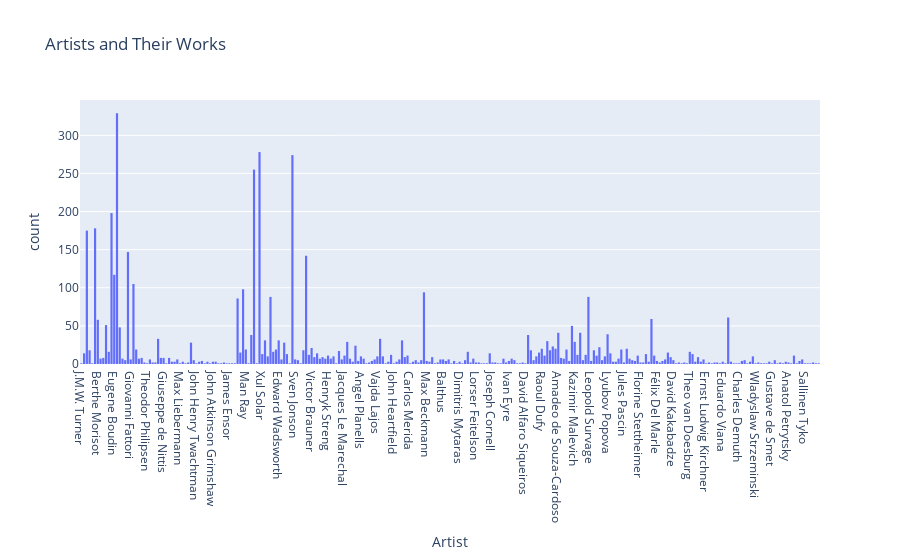
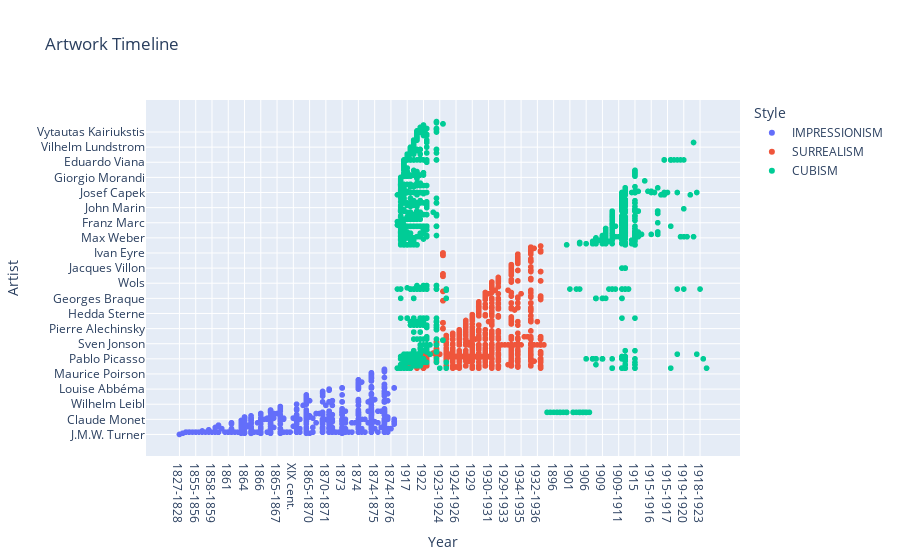
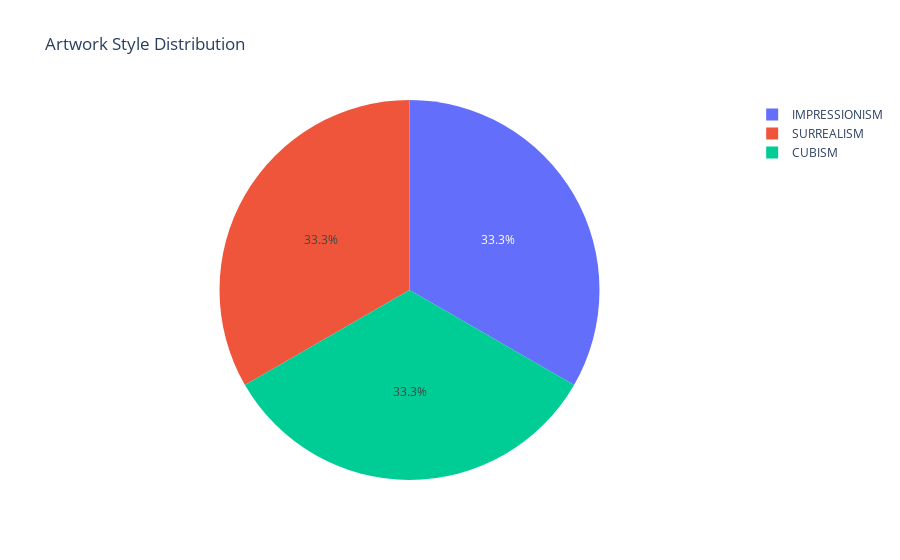
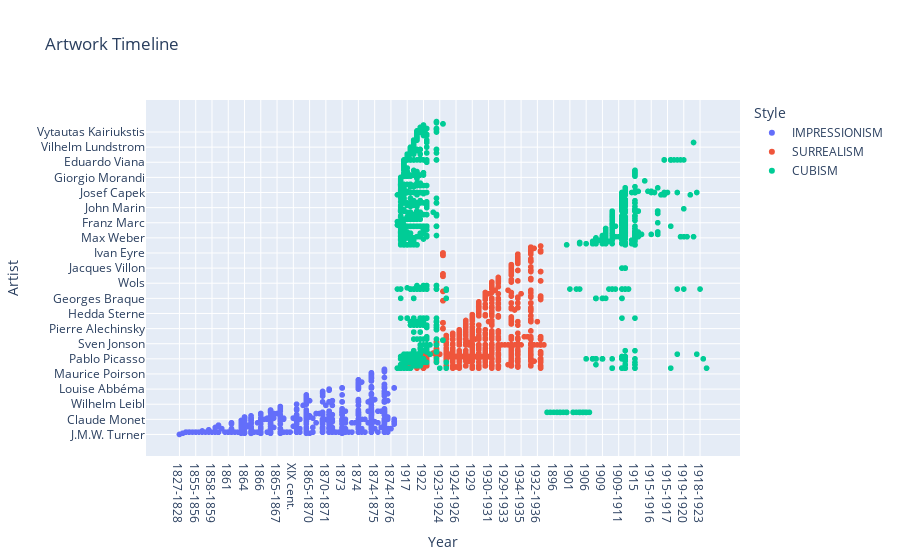

Notebook source saved alongside these figures, in order:
### Code cell
df = vizz_df

# Visualizations using Plotly Express
fig1 = px.histogram(df, x="Artist", title="Artists and Their Works")
fig2 = px.scatter(df, x="Year", y="Artist", color="Style", title="Artwork Timeline")
#fig3 = px.bar(df['Artist'].value_counts().reset_index(), x='index', y='Artist', labels={'index':'Artist', 'Artist':'Artwork Count'}, title='Artwork Count per Artist')
fig4 = px.pie(df, names='Style', title='Artwork Style Distribution')
fig5 = px.scatter(df, x='Year', y='Artist', color='Style', title='Artwork Timeline', hover_data=['Artwork Name'])
heatmap_data = df.groupby(['Artist', 'Year']).size().reset_index(name='Count')
fig6 = px.imshow(pd.pivot_table(heatmap_data, values='Count', index='Artist', columns='Year').fillna(0), title='Artists vs. Year Heatmap')
fig7 = px.treemap(df, path=['Artist', 'Style'], title='Artists and Styles')

# Layout for the dashboard
dashboard_layout = [
    [fig1, fig2],
    [fig4],
    [fig5, fig6],
    [fig7]
]

# Display the dashboard
for row in dashboard_layout:
    for fig in row:
        if fig:
            fig.show()

### Figure 1 — Plotly figure (JSON) as saved in the notebook; plotly's stock layout.template omitted (floating-point values rounded to 4 significant figures; data arrays with more than 128 entries replaced by an {"elided": "..."} marker saying what was removed)
{"data": [{"alignmentgroup": "True", "bingroup": "x", "hovertemplate": "Artist=%{x}<br>count=%{y}<extra></extra>", "legendgroup": "", "marker": {"color": "#636efa", "pattern": {"shape": ""}}, "name": "", "offsetgroup": "", "orientation": "v", "showlegend": false, "type": "histogram", "x": {"elided": "4860 str values"}, "xaxis": "x", "yaxis": "y"}], "layout": {"barmode": "relative", "legend": {"tracegroupgap": 0}, "title": {"text": "Artists and Their Works"}, "xaxis": {"anchor": "y", "domain": [0, 1], "title": {"text": "Artist"}}, "yaxis": {"anchor": "x", "domain": [0, 1], "title": {"text": "count"}}}}

### Figure 2 — Plotly figure (JSON) as saved in the notebook; plotly's stock layout.template omitted (floating-point values rounded to 4 significant figures; data arrays with more than 128 entries replaced by an {"elided": "..."} marker saying what was removed)
{"data": [{"hovertemplate": "Style=IMPRESSIONISM<br>Year=%{x}<br>Artist=%{y}<extra></extra>", "legendgroup": "IMPRESSIONISM", "marker": {"color": "#636efa", "symbol": "circle"}, "mode": "markers", "name": "IMPRESSIONISM", "showlegend": true, "type": "scattergl", "x": {"elided": "1620 str values"}, "xaxis": "x", "y": {"elided": "1620 str values"}, "yaxis": "y"}, {"hovertemplate": "Style=SURREALISM<br>Year=%{x}<br>Artist=%{y}<extra></extra>", "legendgroup": "SURREALISM", "marker": {"color": "#EF553B", "symbol": "circle"}, "mode": "markers", "name": "SURREALISM", "showlegend": true, "type": "scattergl", "x": {"elided": "1620 str values"}, "xaxis": "x", "y": {"elided": "1620 str values"}, "yaxis": "y"}, {"hovertemplate": "Style=CUBISM<br>Year=%{x}<br>Artist=%{y}<extra></extra>", "legendgroup": "CUBISM", "marker": {"color": "#00cc96", "symbol": "circle"}, "mode": "markers", "name": "CUBISM", "showlegend": true, "type": "scattergl", "x": {"elided": "1620 str values"}, "xaxis": "x", "y": {"elided": "1620 str values"}, "yaxis": "y"}], "layout": {"legend": {"title": {"text": "Style"}, "tracegroupgap": 0}, "title": {"text": "Artwork Timeline"}, "xaxis": {"anchor": "y", "domain": [0, 1], "title": {"text": "Year"}}, "yaxis": {"anchor": "x", "domain": [0, 1], "title": {"text": "Artist"}}}}

### Figure 3 — Plotly figure (JSON) as saved in the notebook; plotly's stock layout.template omitted (floating-point values rounded to 4 significant figures; data arrays with more than 128 entries replaced by an {"elided": "..."} marker saying what was removed)
{"data": [{"domain": {"x": [0, 1], "y": [0, 1]}, "hovertemplate": "Style=%{label}<extra></extra>", "labels": {"elided": "4860 str values"}, "legendgroup": "", "name": "", "showlegend": true, "type": "pie"}], "layout": {"legend": {"tracegroupgap": 0}, "title": {"text": "Artwork Style Distribution"}}}

### Figure 4 — Plotly figure (JSON) as saved in the notebook; plotly's stock layout.template omitted (floating-point values rounded to 4 significant figures; data arrays with more than 128 entries replaced by an {"elided": "..."} marker saying what was removed)
{"data": [{"customdata": {"elided": "1620x1 str values"}, "hovertemplate": "Style=IMPRESSIONISM<br>Year=%{x}<br>Artist=%{y}<br>Artwork Name=%{customdata[0]}<extra></extra>", "legendgroup": "IMPRESSIONISM", "marker": {"color": "#636efa", "symbol": "circle"}, "mode": "markers", "name": "IMPRESSIONISM", "showlegend": true, "type": "scattergl", "x": {"elided": "1620 str values"}, "xaxis": "x", "y": {"elided": "1620 str values"}, "yaxis": "y"}, {"customdata": {"elided": "1620x1 str values"}, "hovertemplate": "Style=SURREALISM<br>Year=%{x}<br>Artist=%{y}<br>Artwork Name=%{customdata[0]}<extra></extra>", "legendgroup": "SURREALISM", "marker": {"color": "#EF553B", "symbol": "circle"}, "mode": "markers", "name": "SURREALISM", "showlegend": true, "type": "scattergl", "x": {"elided": "1620 str values"}, "xaxis": "x", "y": {"elided": "1620 str values"}, "yaxis": "y"}, {"customdata": {"elided": "1620x1 str values"}, "hovertemplate": "Style=CUBISM<br>Year=%{x}<br>Artist=%{y}<br>Artwork Name=%{customdata[0]}<extra></extra>", "legendgroup": "CUBISM", "marker": {"color": "#00cc96", "symbol": "circle"}, "mode": "markers", "name": "CUBISM", "showlegend": true, "type": "scattergl", "x": {"elided": "1620 str values"}, "xaxis": "x", "y": {"elided": "1620 str values"}, "yaxis": "y"}], "layout": {"legend": {"title": {"text": "Style"}, "tracegroupgap": 0}, "title": {"text": "Artwork Timeline"}, "xaxis": {"anchor": "y", "domain": [0, 1], "title": {"text": "Year"}}, "yaxis": {"anchor": "x", "domain": [0, 1], "title": {"text": "Artist"}}}}
